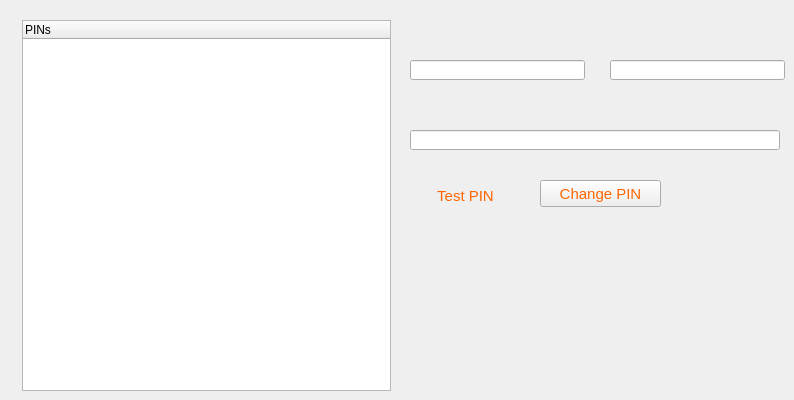
      <widget class="QWidget" name="page_PINCodes">
       <property name="styleSheet">
        <string notr="true">background-image: url(:/images/Images/tab-backgrounds/bg_pinCodes.png);</string>
       </property>
       <widget class="QLineEdit" name="txtPIN_Name">
        <property name="geometry">
         <rect>
          <x>410</x>
          <y>60</y>
          <width>175</width>
          <height>20</height>
         </rect>
        </property>
        <property name="styleSheet">
         <string notr="true">border-image: url(:/images/Images/bg-Blue.png);</string>
        </property>
        <property name="readOnly">
         <bool>true</bool>
        </property>
       </widget>
       <widget class="QLineEdit" name="txtPIN_ID">
        <property name="geometry">
         <rect>
          <x>610</x>
          <y>60</y>
          <width>175</width>
          <height>20</height>
         </rect>
        </property>
        <property name="styleSheet">
         <string notr="true">border-image: url(:/images/Images/bg-Blue.png);</string>
        </property>
        <property name="readOnly">
         <bool>true</bool>
        </property>
       </widget>
       <widget class="QLineEdit" name="txtPIN_Status">
        <property name="geometry">
         <rect>
          <x>410</x>
          <y>130</y>
          <width>370</width>
          <height>20</height>
         </rect>
        </property>
        <property name="styleSheet">
         <string notr="true">border-image: url(:/images/Images/bg-Blue.png);</string>
        </property>
        <property name="readOnly">
         <bool>true</bool>
        </property>
       </widget>
       <widget class="QTreeWidget" name="treePIN">
        <property name="geometry">
         <rect>
          <x>22</x>
          <y>20</y>
          <width>369</width>
          <height>371</height>
         </rect>
        </property>
        <property name="styleSheet">
         <string notr="true">background-image: url(:/images/Images/bg-Light-Blue.png);
border-image: url(:/images/Images/bg-Light-Blue.png);
image: url(:/images/Images/bg-Light-Blue.png);</string>
        </property>
        <column>
         <property name="text">
          <string>PINs</string>
         </property>
        </column>
       </widget>
       <widget class="QPushButton" name="btnPIN_Test">
        <property name="geometry">
         <rect>
          <x>400</x>
          <y>180</y>
          <width>131</width>
          <height>31</height>
         </rect>
        </property>
        <property name="font">
         <font>
          <family>Arial</family>
          <pointsize>11</pointsize>
          <weight>50</weight>
          <italic>false</italic>
          <bold>false</bold>
         </font>
        </property>
        <property name="styleSheet">
         <string notr="true">background-image: url(:/images/Images/bt_Pin-Check.png);
font: 11pt &quot;Arial&quot;;
color: rgb(255, 102, 0);</string>
        </property>
        <property name="text">
         <string>Test PIN</string>
        </property>
        <property name="flat">
         <bool>true</bool>
        </property>
       </widget>
       <widget class="QPushButton" name="btnPIN_Change">
        <property name="geometry">
         <rect>
          <x>540</x>
          <y>180</y>
          <width>121</width>
          <height>27</height>
         </rect>
        </property>
        <property name="font">
         <font>
          <family>Arial</family>
          <pointsize>11</pointsize>
          <weight>50</weight>
          <italic>false</italic>
          <bold>false</bold>
         </font>
        </property>
        <property name="styleSheet">
         <string notr="true">background-image: url(:/images/Images/bt_Pin-Check.png);
font: 11pt &quot;Arial&quot;;
color: rgb(255, 102, 0);</string>
        </property>
        <property name="text">
         <string>Change PIN</string>
        </property>
       </widget>
      </widget>
